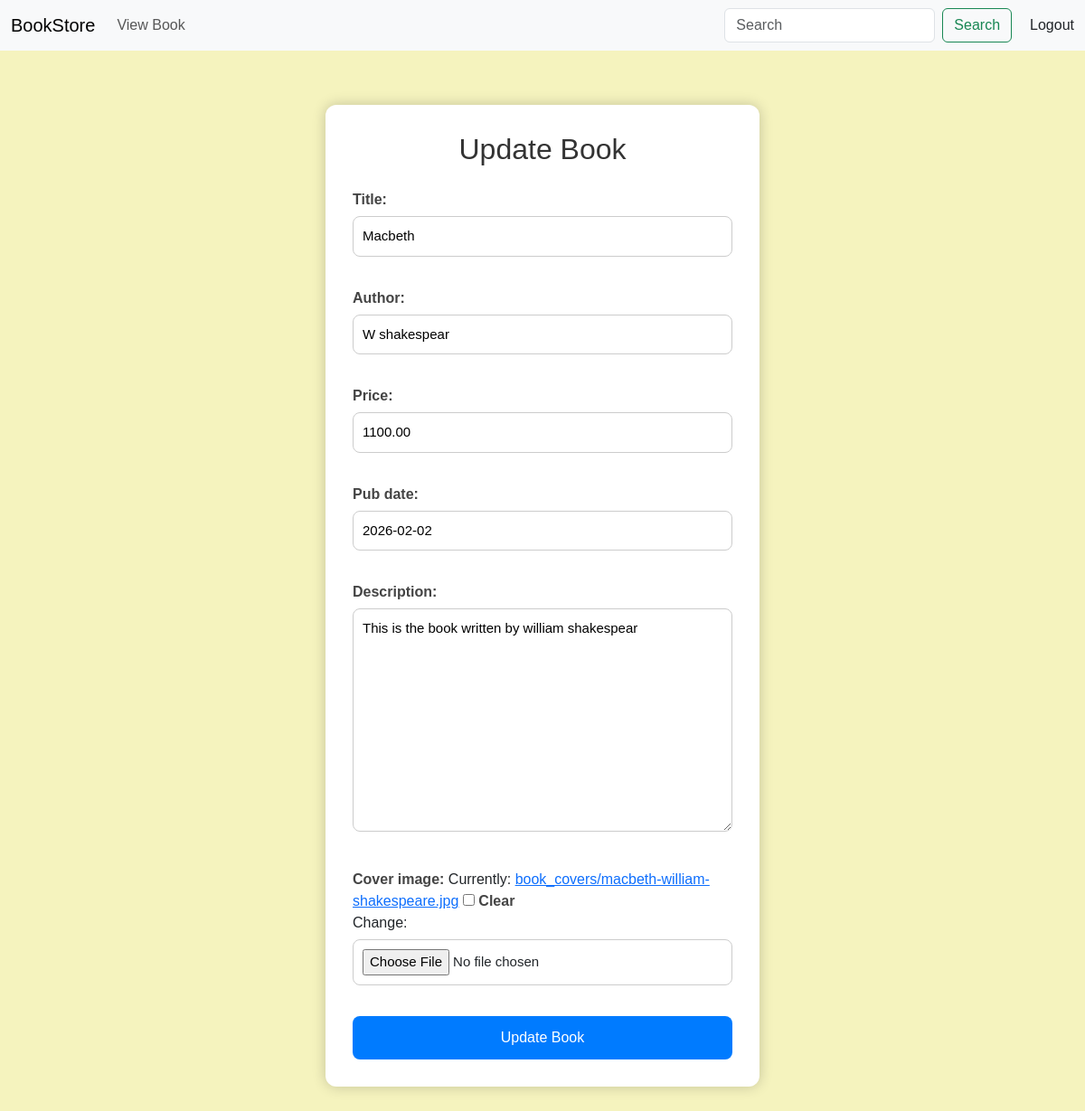
Page /updatebook/1 (signed in) on the committed database.
### myapp/models.py (models this page shows, shortened)
class Book(models.Model):
    title=models.CharField(max_length=100)
    author=models.CharField(max_length=100)
    price=models.DecimalField(max_digits=6 ,decimal_places=2)
    pub_date=models.DateField()
    description=models.TextField()
    cover_image=models.ImageField(upload_to='book_covers/',null=True,blank=True)

### myapp/views.py (the view)
# urls.py: path('updatebook/<int:id>',views.updatebook,name='updatebook'),
@login_required
def updatebook(request,id):
   book=Book.objects.get(id=id)
   form=BookForm(request.POST or None,request.FILES or None, instance=book)
   if form.is_valid():
      form.save()
      return redirect('viewbook')
   return render(request,'updatebook.html',{'abc':form})

### myapp/forms.py
class BookForm(forms.ModelForm):
    class Meta:
        model=Book
        fields=['title','author','price','pub_date','description','cover_image']
        widgets = {'book_name': forms.TextInput(attrs={'class':'form-control'}),}

### myapp/templates/updatebook.html (shortened to what this page needs)
{% extends 'base.html' %}
{% block content %}
<div class="container">
    <h2>Update Book</h2>
    <form method="post" enctype="multipart/form-data">
         {{abc.as_p}}
        <input type="submit" value="Update Book">
    </form>
</div>
{% endblock %}

### myapp/templates/updatebook.html (style rules this page uses)
body { background-color: rgb(245, 243, 190); font-family: Arial, Helvetica, sans-serif; }
.container { width: 40%; margin: 60px auto; background: white; padding: 30px; border-radius: 12px; box-shadow: 0px 0px 15px rgba(0, 0, 0, 0.2); }
h2 { text-align: center; margin-bottom: 25px; color: #333; }
form input[type="text"], form input[type="number"], form input[type="email"], form input[type="file"], form textarea, form select { width: 100%; padding: 10px; margin-top: 6px; margin-bottom: 18px; border-radius: 8px; border: 1px solid #ccc; font-size: 15px; transition: 0.3s; }
form label { font-weight: bold; color: #444; }
input[type="submit"] { width: 100%; padding: 12px; background-color: #007BFF; border: none; color: white; font-size: 16px; border-radius: 8px; cursor: pointer; transition: 0.3s; }

### rows in the picture
Book: title "Macbeth", author "W shakespear", price "1100.00", pub_date "2026-02-02", description "This is the book written by william shakespear"
